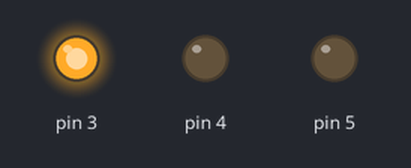
A sketch run on a simulated Arduino Uno, built with avr-gcc and run on an emulated ATmega328P. On the bench: output pins drawn as LEDs (lit = HIGH).

Above: at 0.5 s.
At 1.5 s:
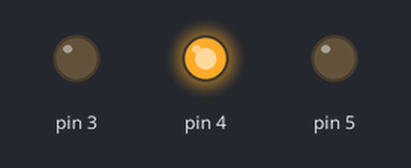
At 5.5 s:
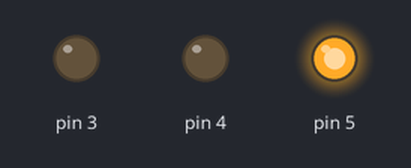
Timing chart, 0 to 6.9 s (numbered marks = the images above):
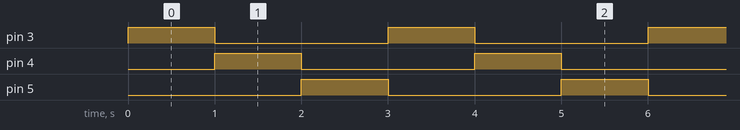

Measured:
- by itself, pin 3–5: alternates HIGH for 1.0 s and LOW for 2.0 s
- by itself, everything shown: repeats every 3.0 s, in 3 steps

The sketch:

Ex1aLED.ino
```cpp
#define LED_AZUL 3
#define LED_VERDE 4
#define LED_VERM 5

void setup(){
pinMode(3, OUTPUT);
pinMode(4, OUTPUT);
pinMode(5, OUTPUT);

}

void loop(){

    digitalWrite(3, HIGH);
  	digitalWrite(4, LOW);
    digitalWrite(5, LOW);
  	delay(1000);

    digitalWrite(4, HIGH);
  	digitalWrite(3, LOW);
    digitalWrite(5, LOW);
	delay(1000);

    digitalWrite(5, HIGH);
    digitalWrite(3, LOW);
    digitalWrite(4, LOW);
  	delay(1000);
}
```
